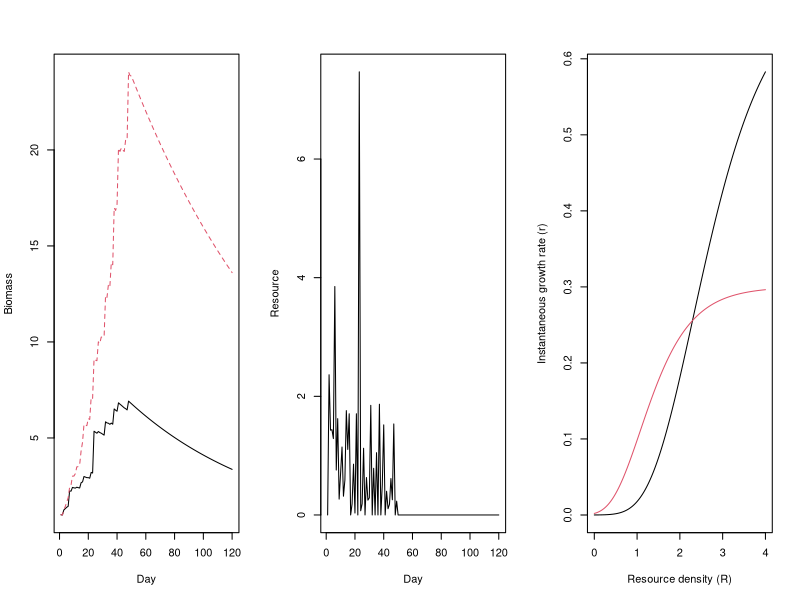

Write the R code that produced this figure.
# Quick attempt for semi-discrete model coded
# by hand (i.e., not useing 'odeSolve')

updateDNR <- function(state_variables, parameters){
  D1 <- state_variables[1]
  D2 <- state_variables[2]
  N1 <- state_variables[3]
  N2 <- state_variables[4]
  R <- state_variables[5]
  mD <- parameters$mD
  r <- parameters$r
  K <- parameters$K
  K2 <- parameters$K2
  mN <- parameters$mN
  a <- parameters$a
  S <- parameters$S
  newD1 = D1 + (-(mD[1]*D1))
  newD2 = D2 + (-(mD[2]*D2))
  newN1 = N1 + (N1*(r[1]*exp(-K[1]*(exp(-K2[1]*R)))) - mN[1]*N1)
  newN2 = N2 + (N2*(r[2]*exp(-K[2]*(exp(-K2[2]*R)))) - mN[2]*N2)
  newR = max(0, R + (a*(S-R) - ((N1*(r[1]*exp(-K[1]*(exp(-K2[1]*R))))) + 
                           (N2*(r[2]*exp(-K[2]*(exp(-K2[2]*R))))))))
  return(c(newD1, newD2, newN1, newN2, newR))
}

# Test first model function

#TODO: make S a semi-normal function with increasing then decreasing values
#      over the 120 days.
S <- rlnorm(120,0,1)
S[50:120] <- 0
grow_days <- 120 #120 growing days

# Initial values
state_variables <- c(50, 50, 1, 1, 0)
save_states <- matrix(nrow=grow_days, ncol=length(state_variables))
save_states[1,] <- state_variables

# Run through one growing season
for(day in 2:grow_days){
  parameters <- list(mD = c(0.0001, 0.0001),
                     r = c(0.7, 0.3),
                     K = c(10,5),
                     K2 = c(1, 1.5),
                     mN = c(0.01, 0.01),
                     a = 0.5,
                     S = S[day])
  new_states <- updateDNR(state_variables, parameters)
  state_variables <- new_states
  save_states[day,] <- new_states
}

# Plot this to make sure it is right
par(mfrow=c(1,3))
matplot(c(1:grow_days), save_states[,c(3,4)], type="l",
        xlab="Day", ylab="Biomass")
plot(c(1:grow_days), save_states[,5], type="l",
     xlab="Day", ylab="Resource")

# plot the growth rate functions for each species
R <- seq(0,(4),0.01)
getR <- function(r, R, K, K2){
  out1 <- (r[1]*exp(-K[1]*(exp(-K2[1]*R))))
  out2 <- (r[2]*exp(-K[2]*(exp(-K2[2]*R)))) 
  return(cbind(out1, out2))
}
tmp<-getR(parameters$r, R, parameters$K, parameters$K2)
matplot(R, tmp, type="l", lty=c(1,1), 
        ylab="Instantaneous growth rate (r)", xlab="Resource density (R)")
